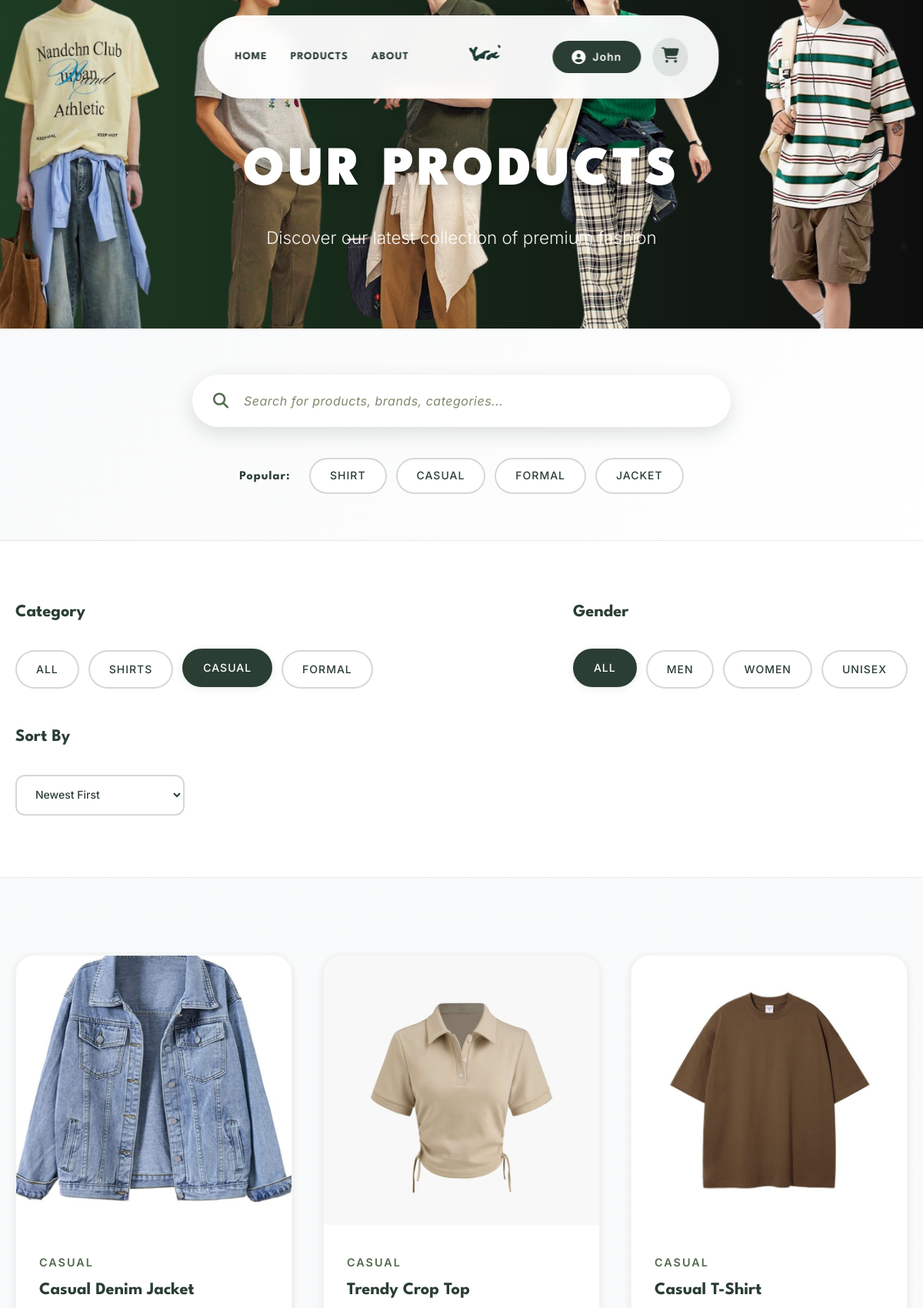
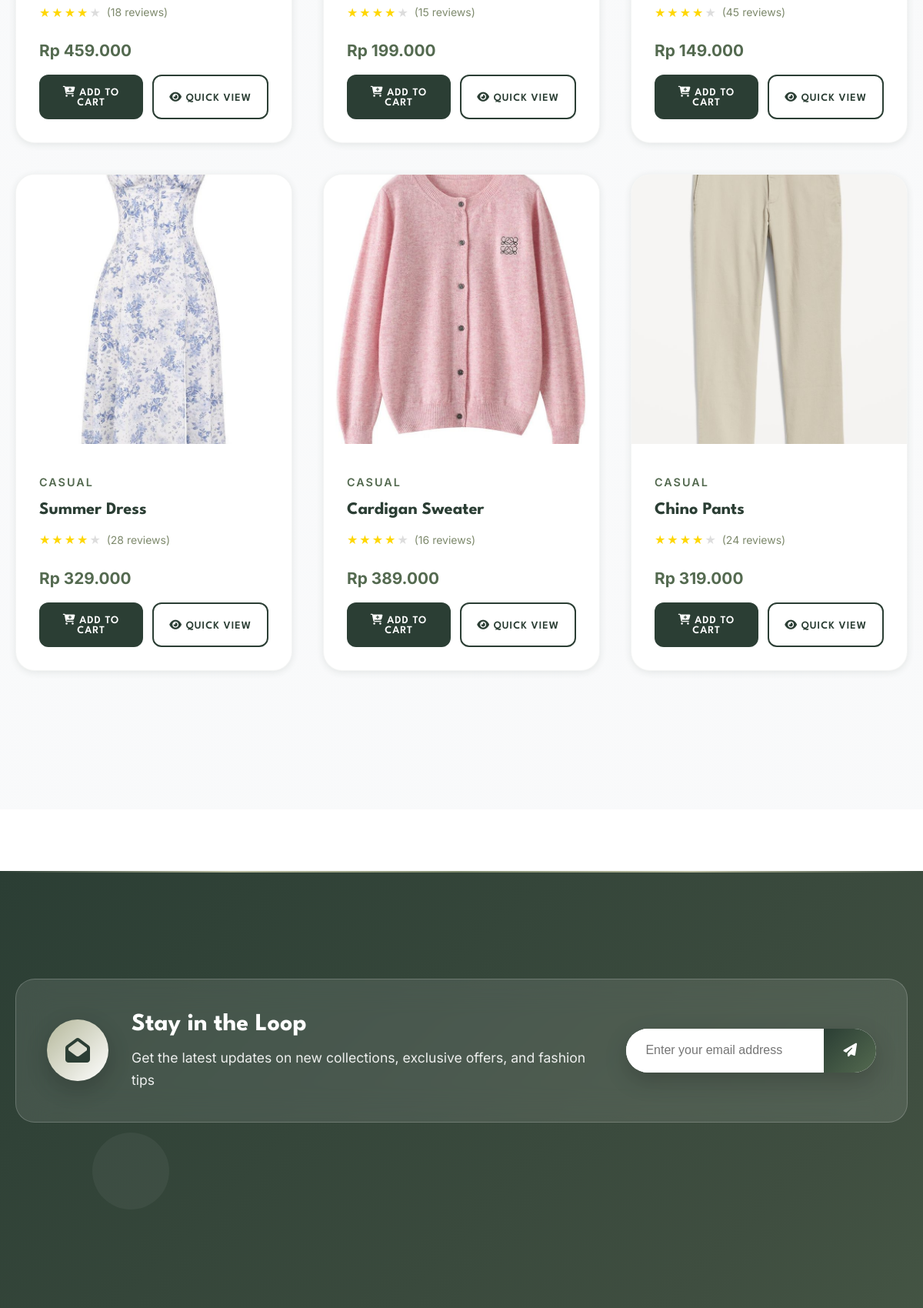
Page /products.php?category=casual (signed in, upper part) on the committed database (2 pictures, top to bottom).
### tables this page shows
CREATE TABLE products (
    id INT AUTO_INCREMENT PRIMARY KEY,
    name VARCHAR(100) NOT NULL,
    description TEXT,
    price DECIMAL(10,2) NOT NULL,
    category ENUM('shirts', 'casual', 'formal') NOT NULL,
    gender ENUM('men', 'women', 'unisex') NOT NULL,
    image VARCHAR(255) NOT NULL DEFAULT 'placeholder.jpg',
    stock INT NOT NULL DEFAULT 0,
    rating DECIMAL(2,1) DEFAULT 0.0,
    total_reviews INT DEFAULT 0,
    sizes JSON DEFAULT ('["S", "M", "L", "XL"]'),
    featured BOOLEAN DEFAULT FALSE,
    created_at TIMESTAMP DEFAULT CURRENT_TIMESTAMP,
    updated_at TIMESTAMP DEFAULT CURRENT_TIMESTAMP ON UPDATE CURRENT_TIMESTAMP
);

### classes/Product.php (called while the page is built, shortened)
<?php
class Product {
    private $conn;
    private $table_name = "products";
    public function __construct($db) {
        $this->conn = $db;
    }
    public function getByCategory($category, $limit = null, $sort = 'created_at DESC') {
        $query = "SELECT * FROM " . $this->table_name . " WHERE category = ? AND stock > 0 ORDER BY " . $sort;
        $stmt = $this->conn->prepare($query);
        $stmt->bindParam(1, $category);
        $stmt->execute();
        return $stmt;
    }
}
?>

### products.php (the view, shortened to what this page needs)
<?php
require_once 'classes/Product.php';
$database = new Database();
$db = $database->getConnection();
$product = new Product($db);
$category = isset($_GET['category']) ? $_GET['category'] : 'all';
$gender = isset($_GET['gender']) ? $_GET['gender'] : 'all';
$search = isset($_GET['search']) ? trim($_GET['search']) : '';
$sort = isset($_GET['sort']) ? $_GET['sort'] : 'created_at DESC';
if (!empty($search)) {
    $products_result = $product->search($search, $category, $gender, $sort);
} else if ($category != 'all') {
    $products_result = $product->getByCategory($category, null, $sort);
} else if ($gender != 'all') {
    $products_result = $product->getByGender($gender, null, $sort);
} else {
    $products_result = $product->getAll(null, null, $sort);
}
include 'includes/header.php';
?>
<section class="products-header">
    <div class="container">
        <h1>Our Products</h1>
        <p>Discover our latest collection of premium fashion</p>
    </div>
</section>
<section class="search-section">
    <div class="container">
        <div class="search-container">
            <div class="search-box">
                <i class="fas fa-search search-icon"></i>
                <input type="text" id="search-input" placeholder="Search for products, brands, categories..." value="<?php echo htmlspecialchars($search); ?>">
            </div>
        </div>
        <div class="popular-searches">
            <span class="popular-label">Popular:</span>
            <div class="popular-tags">
                <a href="products.php?search=shirt" class="popular-tag">Shirt</a>
                <a href="products.php?search=casual" class="popular-tag">Casual</a>
                <a href="products.php?search=formal" class="popular-tag">Formal</a>
                <a href="products.php?search=jacket" class="popular-tag">Jacket</a>
            </div>
        </div>
    </div>
</section>
<section class="filters-section">
    <div class="container">
        <div class="filters-container">
            <div class="filter-group">
                <h3>Category</h3>
                <div class="filter-options">
                    <a href="products.php?gender=<?php echo $gender; ?>&sort=<?php echo $sort; ?>"
                       class="filter-option <?php echo $category == 'all' ? 'active' : ''; ?>">All</a>
                    <a href="products.php?category=shirts&gender=<?php echo $gender; ?>&sort=<?php echo $sort; ?>"
                       class="filter-option <?php echo $category == 'shirts' ? 'active' : ''; ?>">Shirts</a>
                    <a href="products.php?category=casual&gender=<?php echo $gender; ?>&sort=<?php echo $sort; ?>"
                       class="filter-option <?php echo $category == 'casual' ? 'active' : ''; ?>">Casual</a>
                    <a href="products.php?category=formal&gender=<?php echo $gender; ?>&sort=<?php echo $sort; ?>"
                       class="filter-option <?php echo $category == 'formal' ? 'active' : ''; ?>">Formal</a>
                </div>
            </div>
            <div class="filter-group">
                <h3>Gender</h3>
                <div class="filter-options">
                    <a href="products.php?category=<?php echo $category; ?>&sort=<?php echo $sort; ?>"
                       class="filter-option <?php echo $gender == 'all' ? 'active' : ''; ?>">All</a>
                    <a href="products.php?category=<?php echo $category; ?>&gender=men&sort=<?php echo $sort; ?>"
                       class="filter-option <?php echo $gender == 'men' ? 'active' : ''; ?>">Men</a>
                    <a href="products.php?category=<?php echo $category; ?>&gender=women&sort=<?php echo $sort; ?>"
                       class="filter-option <?php echo $gender == 'women' ? 'active' : ''; ?>">Women</a>
                    <a href="products.php?category=<?php echo $category; ?>&gender=unisex&sort=<?php echo $sort; ?>"
                       class="filter-option <?php echo $gender == 'unisex' ? 'active' : ''; ?>">Unisex</a>
                </div>
            </div>
            <div class="sort-group">
                <h3>Sort By</h3>
                <select id="sort-select" onchange="updateSort()">
                    <option value="created_at DESC" <?php echo $sort == 'created_at DESC' ? 'selected' : ''; ?>>Newest First</option>
                </select>
            </div>
        </div>
    </div>
</section>
<section class="products-section">
    <div class="container">
        <div class="products-grid" id="products-grid">
            <?php
            while ($row = $products_result->fetch(PDO::FETCH_ASSOC)):
            ?>
                <div class="product-card fade-in" data-id="<?php echo $row['id']; ?>" data-name="<?php echo strtolower($row['name']); ?>" data-category="<?php echo $row['category']; ?>">
                    <img src="assets/images/products/<?php echo $row['image']; ?>"
                         alt="<?php echo htmlspecialchars($row['name']); ?>"
                         class="product-image"
                         onclick="quickView(<?php echo $row['id']; ?>)">
                    <div class="product-info">
                        <div class="product-category"><?php echo strtoupper($row['category']); ?></div>
                        <h3 class="product-name"><?php echo htmlspecialchars($row['name']); ?></h3>
                        <div class="product-rating">
                            <div class="stars">
                                <?php
                                $rating = $row['rating'] ?? 0;
                                for ($i = 1; $i <= 5; $i++):
                                ?>
                                    <span class="star <?php echo $i <= $rating ? '' : 'empty'; ?>">★</span>
                                <?php endfor; ?>
                            </div>
                            <span class="rating-text">(<?php echo $row['total_reviews'] ?? 0; ?> reviews)</span>
                        </div>
                        <div class="product-price">Rp <?php echo number_format($row['price'], 0, ',', '.'); ?></div>
                        <div class="product-actions">
                            <button class="btn-add-cart" onclick="addToCart(<?php echo $row['id']; ?>)">
                                <i class="fas fa-cart-plus"></i> Add to Cart
                            </button>
                                <button class="btn-quick-view" onclick="quickView(<?php echo $row['id']; ?>)">
                                    <i class="fas fa-eye"></i> Quick View
                                </button>
                        </div>
                    </div>
                </div>
            <?php endwhile; ?>
        </div>
    </div>
</section>
<?php include 'includes/footer.php'; ?>

### assets/css/styles.css (style rules this page uses)
* { margin: 0; padding: 0; box-sizing: border-box; }
:root { --forest-green: #2b3e34; --olive-drab: #546a50; --moss-green: #7e8a6d; --cypress: #3f4e40; --lichen: #b5b89b; --white: #ffffff; --light-gray: #f8f9fa; --dark-gray: #333333; --success: #27ae60; --error: #e74c3c; --warning: #f39c12; --shadow-light: 0 2px 10px rgba(43, 62, 52, 0.1); --shadow-medium: 0 8px 25px rgba(43, 62, 52, 0.15); --shadow-heavy: 0 15px 35px rgba(43, 62, 52, 0.2); --transition-fast: 0.2s ease; --transition-medium: 0.3s ease; --transition-slow: 0.5s ease; }
body { font-family: "Inter", sans-serif; line-height: 1.6; color: var(--dark-gray); overflow-x: hidden; background: var(--white); }
.container { max-width: 1200px; margin: 0 auto; padding: 0 20px; }
h1, h2, h3, h4, h5, h6 { font-family: "League Spartan", sans-serif; font-weight: 700; line-height: 1.2; color: var(--forest-green); }
h1 { font-size: 3.5rem; }
h3 { font-size: 2rem; }
.products-grid { display: grid; grid-template-columns: repeat(auto-fit, minmax(300px, 1fr)); gap: 40px; margin-bottom: 80px; }
.product-card { background: white; border-radius: 25px; overflow: hidden; box-shadow: var(--shadow-light); transition: all var(--transition-medium); cursor: pointer; position: relative; border: 1px solid rgba(43, 62, 52, 0.05); }
.product-image { width: 100%; height: 350px; object-fit: cover; transition: transform var(--transition-slow); }
.product-info { padding: 30px; }
.product-category { font-size: 0.9rem; color: var(--olive-drab); text-transform: uppercase; letter-spacing: 2px; margin-bottom: 10px; font-weight: 600; }
.product-name { font-size: 1.4rem; font-weight: 700; margin-bottom: 12px; color: var(--forest-green); line-height: 1.3; }
.product-price { font-size: 1.3rem; font-weight: 700; color: var(--olive-drab); margin-bottom: 20px; }
.product-rating { display: flex; align-items: center; gap: 8px; margin-bottom: 20px; }
.stars { display: flex; gap: 2px; }
.star { color: #ffd700; font-size: 16px; }
.star.empty { color: #ddd; }
.rating-text { font-size: 14px; color: var(--moss-green); }
.product-actions { display: flex; gap: 12px; }
.btn-add-cart { flex: 1; background: var(--forest-green); color: white; border: none; padding: 15px 20px; border-radius: 12px; font-family: "League Spartan", sans-serif; font-size: 14px; font-weight: 600; cursor: pointer; transition: all var(--transition-medium); text-transform: uppercase; letter-spacing: 1px; }
.btn-quick-view { background: transparent; color: var(--forest-green); border: 2px solid var(--forest-green); padding: 15px 20px; border-radius: 12px; font-family: "League Spartan", sans-serif; font-size: 14px; font-weight: 600; cursor: pointer; transition: all var(--transition-medium); text-transform: uppercase; letter-spacing: 1px; }
.fade-in { animation: fadeInUp 0.6s ease; }

### rows in the picture
products: image (picture), category "CASUAL", name "Casual Denim Jacket", total_reviews "18", price "459.000"
products: image (picture), category "CASUAL", name "Trendy Crop Top", total_reviews "15", price "199.000"
products: image (picture), category "CASUAL", name "Casual T-Shirt", total_reviews "45", price "149.000"
products: image (picture), category "CASUAL", name "Summer Dress", total_reviews "28", price "329.000"
products: image (picture), category "CASUAL", name "Cardigan Sweater", total_reviews "16", price "389.000"
products: image (picture), category "CASUAL", name "Chino Pants", total_reviews "24", price "319.000"

### other values in the picture
explode(' ', $_SESSION['user_name'])[0] "John"
